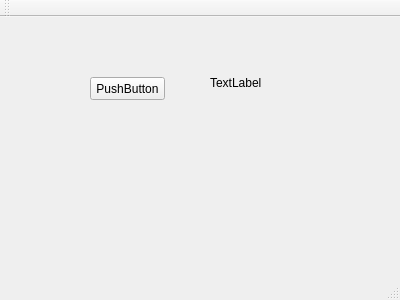
<?xml version="1.0" encoding="UTF-8"?>
<ui version="4.0">
 <class>MainWindow</class>
 <widget class="QMainWindow" name="MainWindow">
  <property name="geometry">
   <rect>
    <x>0</x>
    <y>0</y>
    <width>400</width>
    <height>300</height>
   </rect>
  </property>
  <property name="windowTitle">
   <string>MainWindow</string>
  </property>
  <widget class="QWidget" name="centralWidget">
   <widget class="QPushButton" name="pushButton">
    <property name="geometry">
     <rect>
      <x>90</x>
      <y>60</y>
      <width>75</width>
      <height>23</height>
     </rect>
    </property>
    <property name="text">
     <string>PushButton</string>
    </property>
   </widget>
   <widget class="QLabel" name="label">
    <property name="geometry">
     <rect>
      <x>210</x>
      <y>60</y>
      <width>54</width>
      <height>12</height>
     </rect>
    </property>
    <property name="text">
     <string>TextLabel</string>
    </property>
   </widget>
  </widget>
  <widget class="QMenuBar" name="menuBar">
   <property name="geometry">
    <rect>
     <x>0</x>
     <y>0</y>
     <width>400</width>
     <height>19</height>
    </rect>
   </property>
  </widget>
  <widget class="QToolBar" name="mainToolBar">
   <attribute name="toolBarArea">
    <enum>TopToolBarArea</enum>
   </attribute>
   <attribute name="toolBarBreak">
    <bool>false</bool>
   </attribute>
  </widget>
  <widget class="QStatusBar" name="statusBar"/>
 </widget>
 <layoutdefault spacing="6" margin="11"/>
 <resources/>
 <connections>
  <connection>
   <sender>pushButton</sender>
   <signal>clicked()</signal>
   <receiver>label</receiver>
   <slot>raise()</slot>
   <hints>
    <hint type="sourcelabel">
     <x>127</x>
     <y>102</y>
    </hint>
    <hint type="destinationlabel">
     <x>236</x>
     <y>96</y>
    </hint>
   </hints>
  </connection>
 </connections>
</ui>
